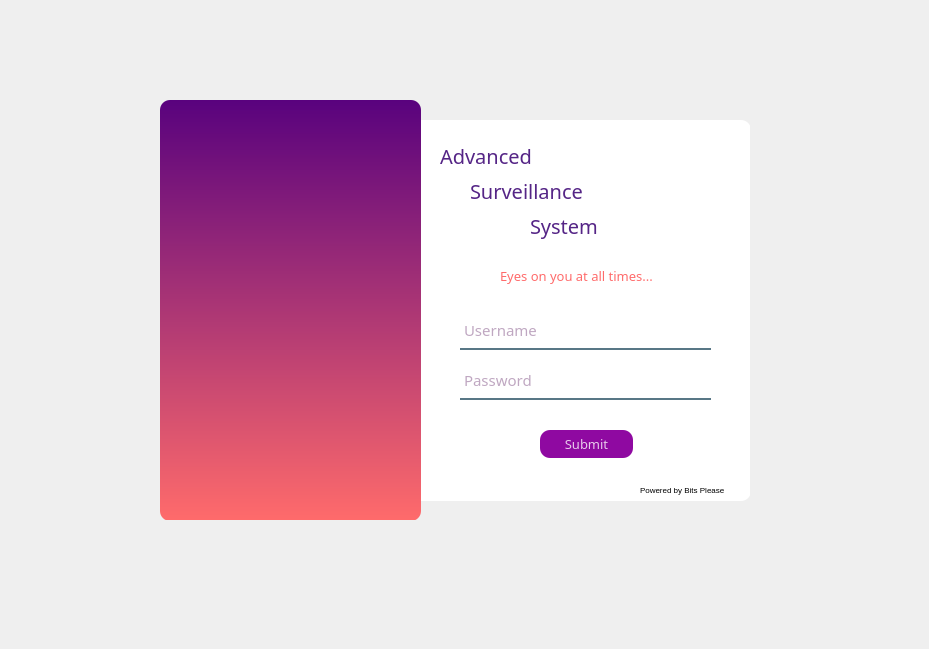
<?xml version="1.0" encoding="UTF-8"?>
<ui version="4.0">
 <class>Form</class>
 <widget class="QWidget" name="Form">
  <property name="geometry">
   <rect>
    <x>0</x>
    <y>0</y>
    <width>929</width>
    <height>649</height>
   </rect>
  </property>
  <property name="windowTitle">
   <string>Form</string>
  </property>
  <widget class="QWidget" name="widget" native="true">
   <property name="geometry">
    <rect>
     <x>160</x>
     <y>100</y>
     <width>590</width>
     <height>420</height>
    </rect>
   </property>
   <widget class="QLabel" name="label">
    <property name="geometry">
     <rect>
      <x>170</x>
      <y>20</y>
      <width>421</width>
      <height>381</height>
     </rect>
    </property>
    <property name="styleSheet">
     <string notr="true">background-color:rgba(255, 255, 255, 255);
border-radius:10px;</string>
    </property>
    <property name="text">
     <string/>
    </property>
   </widget>
   <widget class="QLabel" name="label_2">
    <property name="geometry">
     <rect>
      <x>0</x>
      <y>0</y>
      <width>261</width>
      <height>421</height>
     </rect>
    </property>
    <property name="styleSheet">
     <string notr="true">background-color:qlineargradient(spread:pad, x1:0, y1:0, x2:0, y2:1, stop:0 rgb(89, 2, 126), stop:1 rgba(255, 107, 107, 255));
border-radius:10px;</string>
    </property>
    <property name="text">
     <string/>
    </property>
   </widget>
   <widget class="QLabel" name="label_3">
    <property name="geometry">
     <rect>
      <x>280</x>
      <y>40</y>
      <width>101</width>
      <height>31</height>
     </rect>
    </property>
    <property name="font">
     <font>
      <family>Bahnschrift</family>
      <pointsize>15</pointsize>
      <weight>50</weight>
      <bold>false</bold>
     </font>
    </property>
    <property name="styleSheet">
     <string notr="true">color:rgba(85,37,134, 255);
border:2px;</string>
    </property>
    <property name="text">
     <string>Advanced</string>
    </property>
    <property name="textFormat">
     <enum>Qt::PlainText</enum>
    </property>
   </widget>
   <widget class="QLabel" name="label_4">
    <property name="geometry">
     <rect>
      <x>310</x>
      <y>70</y>
      <width>131</width>
      <height>41</height>
     </rect>
    </property>
    <property name="font">
     <font>
      <family>Bahnschrift</family>
      <pointsize>15</pointsize>
     </font>
    </property>
    <property name="styleSheet">
     <string notr="true">color:rgba(85,37,134, 255);
border:2px;
</string>
    </property>
    <property name="text">
     <string>Surveillance</string>
    </property>
   </widget>
   <widget class="QLabel" name="label_5">
    <property name="geometry">
     <rect>
      <x>370</x>
      <y>110</y>
      <width>91</width>
      <height>31</height>
     </rect>
    </property>
    <property name="font">
     <font>
      <family>Bahnschrift</family>
      <pointsize>15</pointsize>
     </font>
    </property>
    <property name="styleSheet">
     <string notr="true">color:rgba(85,37,134, 255);
border:2px;</string>
    </property>
    <property name="text">
     <string>System</string>
    </property>
   </widget>
   <widget class="QLineEdit" name="lineEdit">
    <property name="geometry">
     <rect>
      <x>300</x>
      <y>210</y>
      <width>251</width>
      <height>40</height>
     </rect>
    </property>
    <property name="font">
     <font>
      <family>Bahnschrift</family>
      <pointsize>11</pointsize>
     </font>
    </property>
    <property name="styleSheet">
     <string notr="true">border:2px solid rgba(0, 0, 0, 0);
border-bottom-color:rgba(42, 82, 101, 200);
color:rgb(0,0,0);
padding_bottom:7px;
color: rgba(128,79,131, 255)
</string>
    </property>
    <property name="placeholderText">
     <string>Username</string>
    </property>
   </widget>
   <widget class="QLineEdit" name="lineEdit_2">
    <property name="geometry">
     <rect>
      <x>300</x>
      <y>260</y>
      <width>251</width>
      <height>40</height>
     </rect>
    </property>
    <property name="font">
     <font>
      <family>Bahnschrift</family>
      <pointsize>11</pointsize>
     </font>
    </property>
    <property name="styleSheet">
     <string notr="true">border:2px solid rgba(0, 0, 0, 0);
border-bottom-color:rgba(42, 82, 101, 200);
color:rgb(0,0,0);
padding_bottom:7px;
color: rgba(128,79,131, 255)
</string>
    </property>
    <property name="echoMode">
     <enum>QLineEdit::Password</enum>
    </property>
    <property name="placeholderText">
     <string>Password</string>
    </property>
   </widget>
   <widget class="QPushButton" name="pushButton">
    <property name="geometry">
     <rect>
      <x>380</x>
      <y>330</y>
      <width>93</width>
      <height>28</height>
     </rect>
    </property>
    <property name="font">
     <font>
      <family>Bahnschrift</family>
      <pointsize>10</pointsize>
     </font>
    </property>
    <property name="styleSheet">
     <string notr="true">QPushButton#pushButton {
	background-color:rgb(143, 9, 161);
	color:rgba(255, 255, 255, 200);
	border-radius:10px;
}
QPushButton#pushButton:pressed {
	padding-left:5px;
	padding-top:5px;
	background-color:rgba(255, 107, 107, 255);
	background-position:calc(100% - 10px)center;
}
QPushButton#pushButton:hover {
	background-color:rgba(255, 107, 107, 255);
}</string>
    </property>
    <property name="text">
     <string>Submit</string>
    </property>
   </widget>
   <widget class="QLabel" name="label_6">
    <property name="geometry">
     <rect>
      <x>340</x>
      <y>160</y>
      <width>181</width>
      <height>31</height>
     </rect>
    </property>
    <property name="font">
     <font>
      <family>Bahnschrift</family>
      <pointsize>10</pointsize>
      <weight>50</weight>
      <bold>false</bold>
     </font>
    </property>
    <property name="styleSheet">
     <string notr="true">color:rgba(255, 107, 107, 255);</string>
    </property>
    <property name="text">
     <string>Eyes on you at all times...</string>
    </property>
   </widget>
   <widget class="QLabel" name="label_7">
    <property name="geometry">
     <rect>
      <x>480</x>
      <y>380</y>
      <width>111</width>
      <height>20</height>
     </rect>
    </property>
    <property name="font">
     <font>
      <pointsize>6</pointsize>
     </font>
    </property>
    <property name="text">
     <string>Powered by Bits Please</string>
    </property>
   </widget>
  </widget>
 </widget>
 <resources/>
 <connections/>
</ui>
